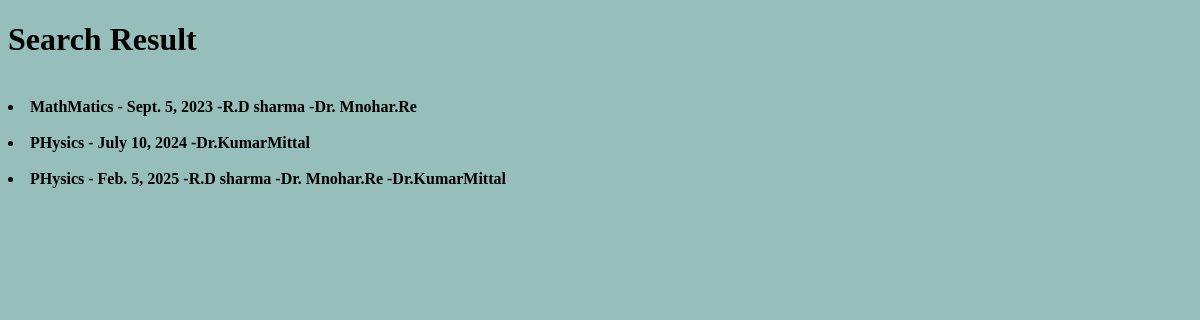
/search/, run on an earlier commit of the app's database.
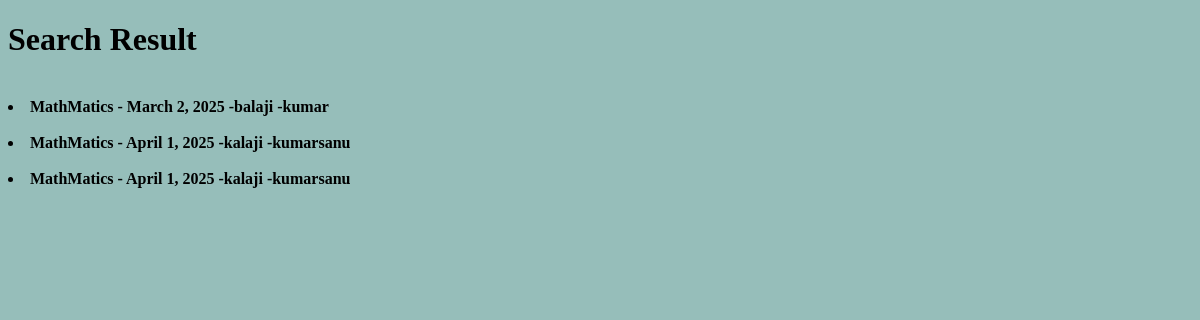
And on a later commit of the database.
### library/models.py (models this page shows, shortened)
class Book(models.Model):
    book_name=models.CharField(max_length=200)
    authors=models.ManyToManyField(Author)
    publish_year=models.DateField()

class Author(models.Model):
    author_name=models.CharField(max_length=70)

### library/views.py (the view)
# urls.py: path('search/',views.book_search,name="searchbook"),
def book_search(request):
    query=request.GET.get('q','')
    books=Book.objects.all()
    if query:
        books=Book.objects.filter(Q(book_name__icontains=query) |
                                  Q(authors__author_name__icontains=query) |
                                  Q(publish_year__icontains=query))
    return render(request,'book_search.html',{'books':books,'query':query})

### library/templates/book_search.html (shortened to what this page needs)
<!DOCTYPE html>
<html lang="en">
<head>
</head>
<body>
    <h1> Search Result  {{query}} </h1>
    <strong>{% for book in books %}<br>
    <li>{{book.book_name}}
        - {{book.publish_year}}
        {% for auth in book.authors.all %}
        -{{auth.author_name}}
        {%  endfor %}
    </li>
    {% empty %}
    <li>No books</li>
    {% endfor %}</strong>
</body>
</html>

What changed in the data, as far as the page shows it:
removed Book: book_name "MathMatics", publish_year "Sept. 5, 2023"
no longer on this page (row unchanged): Author: author_name "R.D sharma"
no longer on this page (row unchanged): Author: author_name "Dr. Mnohar.Re"
removed Book: book_name "PHysics", publish_year "July 10, 2024"
no longer on this page (row unchanged): Author: author_name "Dr.KumarMittal"
removed Book: book_name "PHysics", publish_year "Feb. 5, 2025"
added Book: book_name "MathMatics", publish_year "March 2, 2025"
added Author: author_name "balaji", shown under "MathMatics"
added Author: author_name "kumar", shown under "MathMatics"
added Book: book_name "MathMatics", publish_year "April 1, 2025"
added Author: author_name "kalaji"
added Author: author_name "kumarsanu"
added Book: book_name "MathMatics", publish_year "April 1, 2025"
